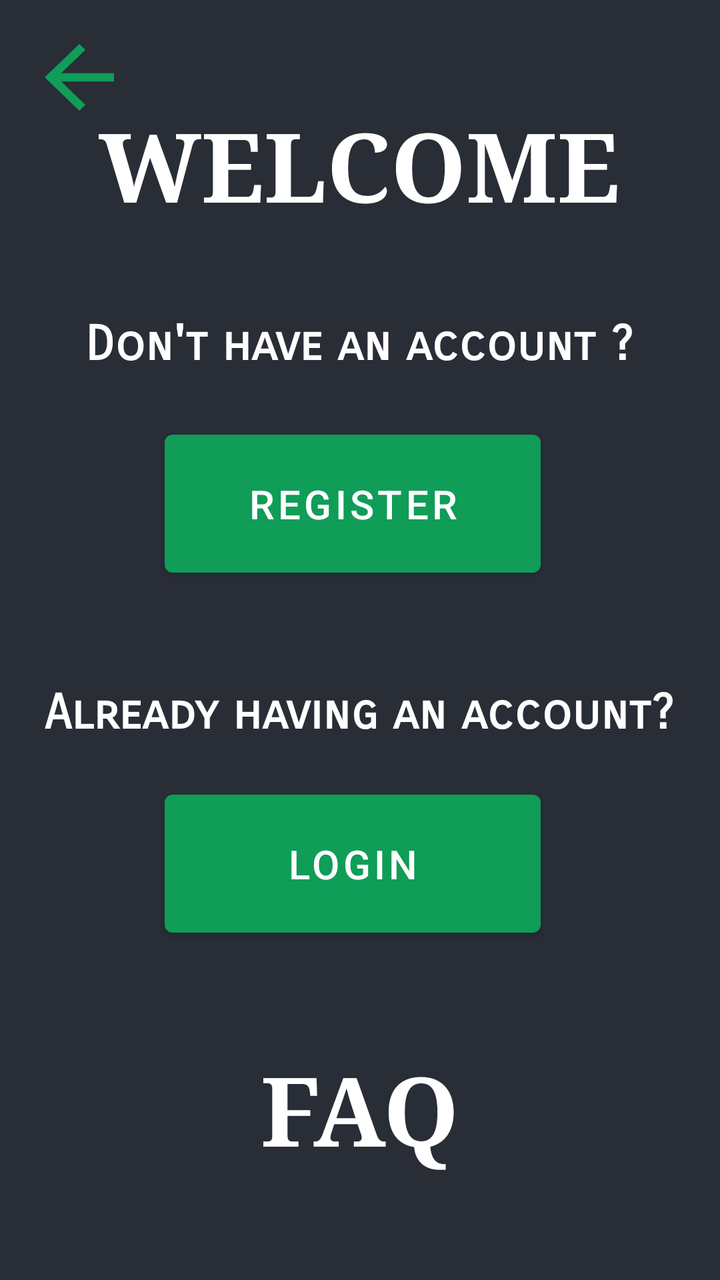
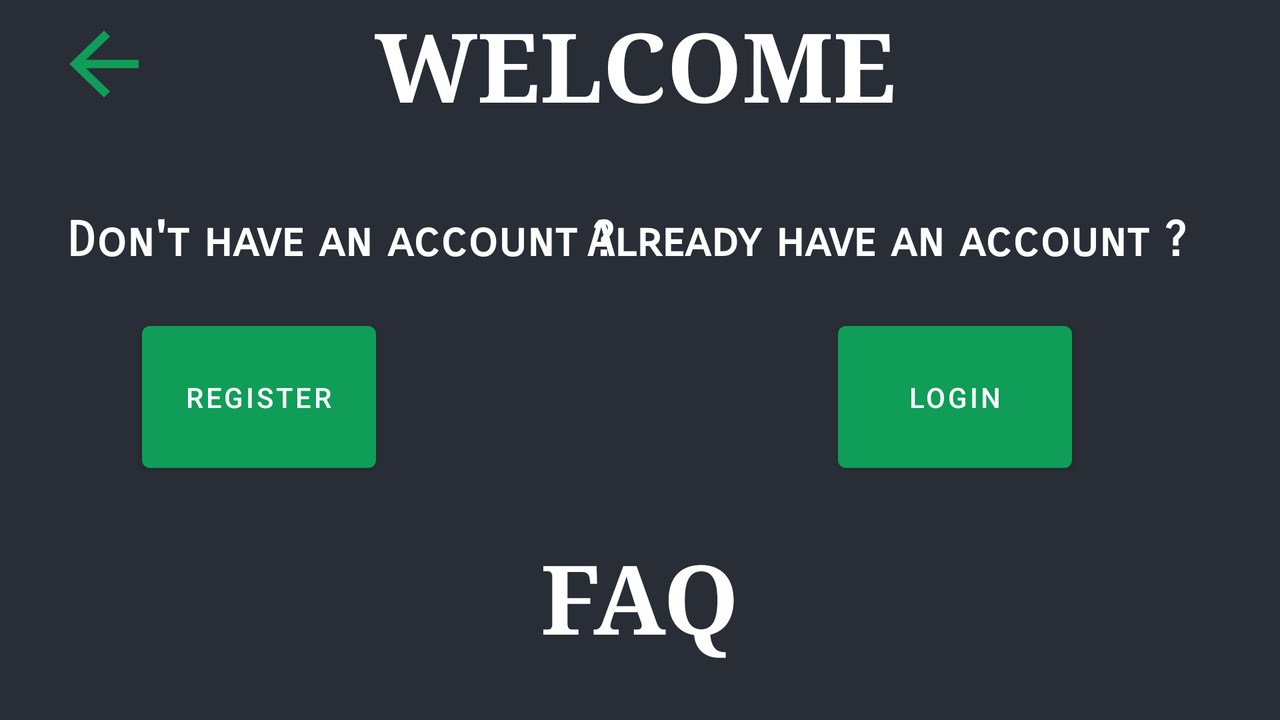

The same Android screen from two of the app's own layout files: first res/layout/ as a phone draws it, then the repository's variant for another configuration, drawn on a device whose configuration selects that folder. Both files follow.
<!-- AndroidManifest.xml: application theme Theme.Crypto_currency_tracker -->
<!-- res/layout/activity_after_gs.xml -->
<?xml version="1.0" encoding="utf-8"?>
<androidx.constraintlayout.widget.ConstraintLayout xmlns:android="http://schemas.android.com/apk/res/android"
    xmlns:app="http://schemas.android.com/apk/res-auto"
    xmlns:tools="http://schemas.android.com/tools"
    android:layout_width="match_parent"
    android:layout_height="match_parent"
    android:background="@color/black_shade_1"
    tools:context=".after_gs">

    <Button
        android:id="@+id/back_btn"
        android:layout_width="52dp"
        android:layout_height="50dp"
        android:background="?attr/actionModeCloseDrawable"
        app:layout_constraintBottom_toBottomOf="parent"
        app:layout_constraintEnd_toEndOf="parent"
        app:layout_constraintHorizontal_bias="0.044"
        app:layout_constraintStart_toStartOf="parent"
        app:layout_constraintTop_toTopOf="parent"
        app:layout_constraintVertical_bias="0.023"
        tools:ignore="SpeakableTextPresentCheck" />

    <TextView
        android:id="@+id/welcome"
        android:layout_width="wrap_content"
        android:layout_height="wrap_content"
        android:fontFamily="serif"
        android:text="WELCOME"
        android:textColor="@color/white"
        android:textSize="48sp"
        android:textStyle="bold"
        app:layout_constraintBottom_toBottomOf="parent"
        app:layout_constraintEnd_toEndOf="parent"
        app:layout_constraintHorizontal_bias="0.496"
        app:layout_constraintStart_toStartOf="parent"
        app:layout_constraintTop_toTopOf="parent"
        app:layout_constraintVertical_bias="0.087" />

    <TextView
        android:id="@+id/signUp"
        android:layout_width="wrap_content"
        android:layout_height="wrap_content"
        android:fontFamily="sans-serif-smallcaps"
        android:text="@string/don_t_have_an_account1"
        android:textColor="@color/white"
        android:textSize="24sp"
        android:textStyle="bold"
        app:layout_constraintBottom_toBottomOf="parent"
        app:layout_constraintEnd_toEndOf="parent"
        app:layout_constraintHorizontal_bias="0.496"
        app:layout_constraintStart_toStartOf="parent"
        app:layout_constraintTop_toTopOf="parent"
        app:layout_constraintVertical_bias="0.258" />

    <Button
        android:id="@+id/regisbtn"
        android:layout_width="188dp"
        android:layout_height="81dp"
        android:fontFamily="sans-serif-medium"
        android:text="@string/register"
        android:textSize="20sp"
        app:layout_constraintBottom_toBottomOf="parent"
        app:layout_constraintEnd_toEndOf="parent"
        app:layout_constraintHorizontal_bias="0.479"
        app:layout_constraintStart_toStartOf="parent"
        app:layout_constraintTop_toTopOf="parent"
        app:layout_constraintVertical_bias="0.378"
        tools:ignore="TextContrastCheck" />

    <TextView
        android:id="@+id/signIn"
        android:layout_width="wrap_content"
        android:layout_height="wrap_content"
        android:fontFamily="sans-serif-smallcaps"
        android:text="@string/already_having_an_account1"
        android:textColor="@color/white"
        android:textSize="24sp"
        android:textStyle="bold"
        app:layout_constraintBottom_toBottomOf="parent"
        app:layout_constraintEnd_toEndOf="parent"
        app:layout_constraintHorizontal_bias="0.495"
        app:layout_constraintStart_toStartOf="parent"
        app:layout_constraintTop_toTopOf="parent"
        app:layout_constraintVertical_bias="0.56" />

    <Button
        android:id="@+id/log"
        android:layout_width="188dp"
        android:layout_height="81dp"
        android:fontFamily="sans-serif-medium"
        android:text="@string/login"
        android:textSize="20sp"
        app:layout_constraintBottom_toBottomOf="parent"
        app:layout_constraintEnd_toEndOf="parent"
        app:layout_constraintHorizontal_bias="0.479"
        app:layout_constraintStart_toStartOf="parent"
        app:layout_constraintTop_toTopOf="parent"
        app:layout_constraintVertical_bias="0.7"
        tools:ignore="TextContrastCheck" />

    <TextView
        android:id="@+id/faq"
        android:layout_width="wrap_content"
        android:layout_height="wrap_content"
        android:fontFamily="serif"
        android:text="@string/faq"
        android:textColor="@color/white"
        android:textSize="48sp"
        android:textStyle="bold"
        app:layout_constraintBottom_toBottomOf="parent"
        app:layout_constraintEnd_toEndOf="parent"
        app:layout_constraintStart_toStartOf="parent"
        app:layout_constraintTop_toTopOf="parent"
        app:layout_constraintVertical_bias="0.908" />

</androidx.constraintlayout.widget.ConstraintLayout>
<!-- resources referenced by this layout -->
<resources>
  <color name="black_shade_1">#292D36</color>
  <color name="white">#FFFFFFFF</color>
  <string name="already_having_an_account1">Already having an account?</string>
  <string name="don_t_have_an_account1">Don\'t have an account ?</string>
  <string name="faq">FAQ</string>
  <string name="login">Login</string>
  <string name="register"> Register</string>
  <style name="Theme.Crypto_currency_tracker" parent="Theme.MaterialComponents.DayNight.DarkActionBar">
          
          <item name="colorPrimary">@color/purple_500</item>
          <item name="colorPrimaryVariant">@color/purple_700</item>
          <item name="colorOnPrimary">@color/white</item>
          
          <item name="colorSecondary">@color/teal_200</item>
          <item name="colorSecondaryVariant">@color/teal_700</item>
          <item name="colorOnSecondary">@color/black</item>
          
          <item name="android:statusBarColor" tools:targetApi="l">?attr/colorPrimaryVariant</item>
          
  
      </style>
  <color name="purple_500">#0F9D58</color>
  <color name="purple_700">#0F9D58</color>
  <color name="teal_200">#0F9D58</color>
  <color name="teal_700">#FF018786</color>
  <color name="black">#FF000000</color>
</resources>
<!-- res/layout-land/activity_after_gs.xml (the repository's variant of the layout above) -->
<!-- drawn on the phone turned sideways -->
<?xml version="1.0" encoding="utf-8"?>
<androidx.constraintlayout.widget.ConstraintLayout xmlns:android="http://schemas.android.com/apk/res/android"
    xmlns:app="http://schemas.android.com/apk/res-auto"
    xmlns:tools="http://schemas.android.com/tools"
    android:layout_width="match_parent"
    android:layout_height="match_parent"
    android:background="@color/black_shade_1"
    tools:context=".after_gs">

    <Button
        android:id="@+id/back_btn"
        android:layout_width="52dp"
        android:layout_height="50dp"
        android:background="?attr/actionModeCloseDrawable"
        app:layout_constraintBottom_toBottomOf="parent"
        app:layout_constraintEnd_toEndOf="parent"
        app:layout_constraintHorizontal_bias="0.044"
        app:layout_constraintStart_toStartOf="parent"
        app:layout_constraintTop_toTopOf="parent"
        app:layout_constraintVertical_bias="0.023"
        tools:ignore="SpeakableTextPresentCheck" />

    <TextView
        android:id="@+id/signUp"
        android:layout_width="wrap_content"
        android:layout_height="wrap_content"
        android:fontFamily="sans-serif-smallcaps"
        android:text="@string/don_t_have_an_account2"
        android:textColor="@color/white"
        android:textSize="24sp"
        android:textStyle="bold"
        app:layout_constraintBottom_toBottomOf="parent"
        app:layout_constraintEnd_toEndOf="parent"
        app:layout_constraintHorizontal_bias="0.091"
        app:layout_constraintStart_toStartOf="parent"
        app:layout_constraintTop_toTopOf="parent"
        app:layout_constraintVertical_bias="0.319" />

    <Button
        android:id="@+id/regisbtn"
        android:layout_width="117dp"
        android:layout_height="83dp"
        android:text="@string/register"
        app:layout_constraintBottom_toBottomOf="parent"
        app:layout_constraintEnd_toEndOf="parent"
        app:layout_constraintHorizontal_bias="0.136"
        app:layout_constraintStart_toStartOf="parent"
        app:layout_constraintTop_toTopOf="parent"
        app:layout_constraintVertical_bias="0.567"
        tools:ignore="TextContrastCheck" />

    <TextView
        android:id="@+id/textView"
        android:layout_width="wrap_content"
        android:layout_height="wrap_content"
        android:fontFamily="serif"
        android:text="WELCOME"
        android:textColor="@color/white"
        android:textSize="48sp"
        android:textStyle="bold"
        app:layout_constraintBottom_toBottomOf="parent"
        app:layout_constraintEnd_toEndOf="parent"
        app:layout_constraintHorizontal_bias="0.494"
        app:layout_constraintStart_toStartOf="parent"
        app:layout_constraintTop_toTopOf="parent"
        app:layout_constraintVertical_bias="0.0" />

    <TextView
        android:id="@+id/signIn"
        android:layout_width="wrap_content"
        android:layout_height="wrap_content"
        android:fontFamily="sans-serif-smallcaps"
        android:text="@string/already_have_an_account2"
        android:textColor="@color/white"
        android:textSize="24sp"
        android:textStyle="bold"
        app:layout_constraintBottom_toBottomOf="parent"
        app:layout_constraintEnd_toEndOf="parent"
        app:layout_constraintHorizontal_bias="0.863"
        app:layout_constraintStart_toStartOf="parent"
        app:layout_constraintTop_toTopOf="parent"
        app:layout_constraintVertical_bias="0.319" />

    <Button
        android:id="@+id/log"
        android:layout_width="117dp"
        android:layout_height="83dp"
        android:text="@string/login"
        app:layout_constraintBottom_toBottomOf="parent"
        app:layout_constraintEnd_toEndOf="parent"
        app:layout_constraintHorizontal_bias="0.801"
        app:layout_constraintStart_toStartOf="parent"
        app:layout_constraintTop_toTopOf="parent"
        app:layout_constraintVertical_bias="0.567"
        tools:ignore="TextContrastCheck" />

    <TextView
        android:id="@+id/faq"
        android:layout_width="wrap_content"
        android:layout_height="wrap_content"
        android:fontFamily="serif"
        android:text="@string/faq"
        android:textColor="@color/white"
        android:textSize="48sp"
        android:textStyle="bold"
        app:layout_constraintBottom_toBottomOf="parent"
        app:layout_constraintEnd_toEndOf="parent"
        app:layout_constraintStart_toStartOf="parent"
        app:layout_constraintTop_toTopOf="parent"
        app:layout_constraintVertical_bias="0.902" />

</androidx.constraintlayout.widget.ConstraintLayout>
<!-- resources referenced by the variant -->
<!-- as the phone turned sideways resolves them -->
<resources>
  <color name="black_shade_1">#292D36</color>
  <color name="white">#FFFFFFFF</color>
  <string name="already_have_an_account2">Already have an account ?</string>
  <string name="don_t_have_an_account2">Don\'t have an account ?</string>
  <string name="faq">FAQ</string>
  <string name="login">Login</string>
  <string name="register"> Register</string>
  <style name="Theme.Crypto_currency_tracker" parent="Theme.MaterialComponents.DayNight.DarkActionBar">
          
          <item name="colorPrimary">@color/purple_500</item>
          <item name="colorPrimaryVariant">@color/purple_700</item>
          <item name="colorOnPrimary">@color/white</item>
          
          <item name="colorSecondary">@color/teal_200</item>
          <item name="colorSecondaryVariant">@color/teal_700</item>
          <item name="colorOnSecondary">@color/black</item>
          
          <item name="android:statusBarColor" tools:targetApi="l">?attr/colorPrimaryVariant</item>
          
  
      </style>
  <color name="purple_500">#0F9D58</color>
  <color name="purple_700">#0F9D58</color>
  <color name="teal_200">#0F9D58</color>
  <color name="teal_700">#FF018786</color>
  <color name="black">#FF000000</color>
</resources>
